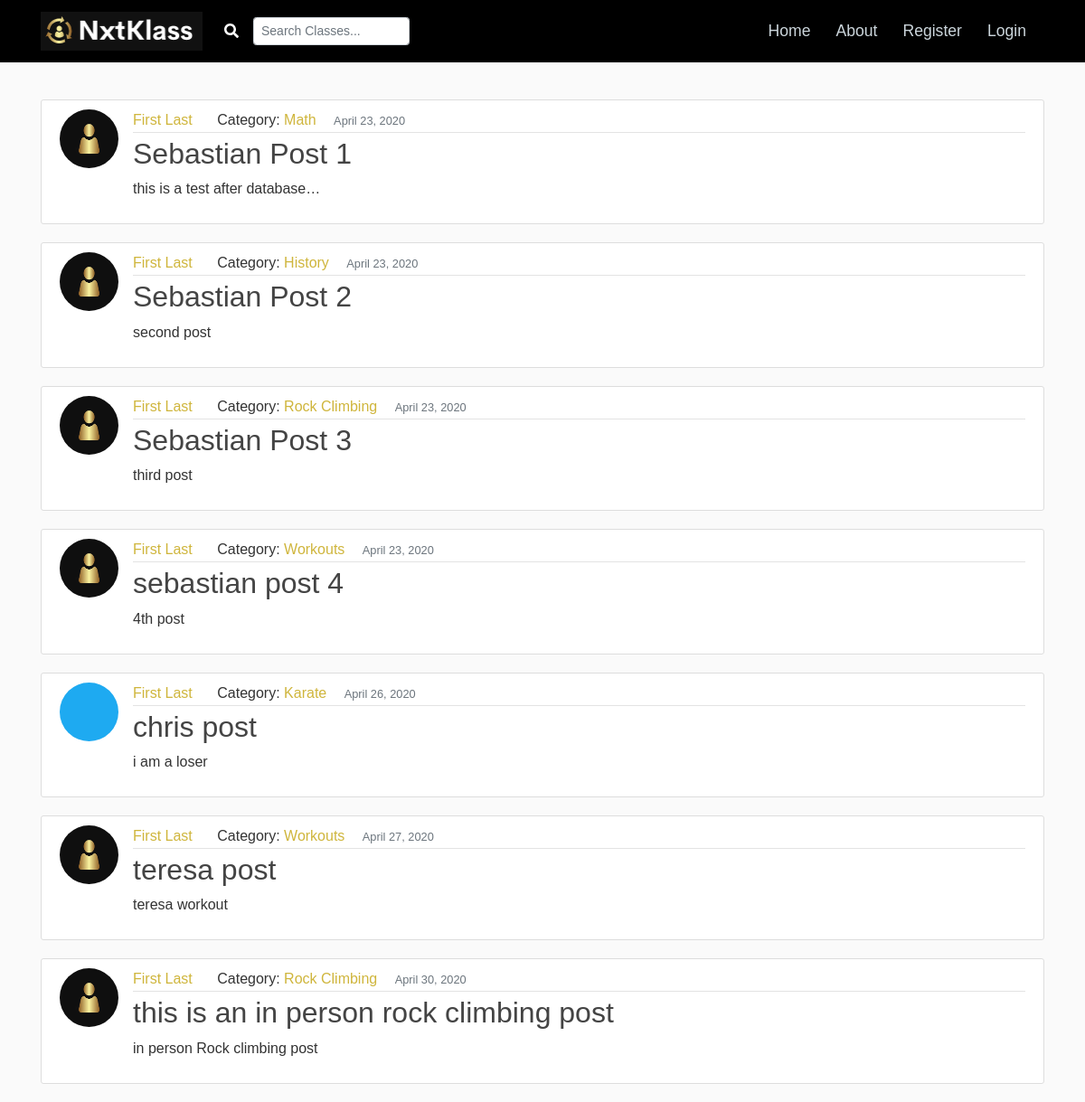
The app's page /, older data.
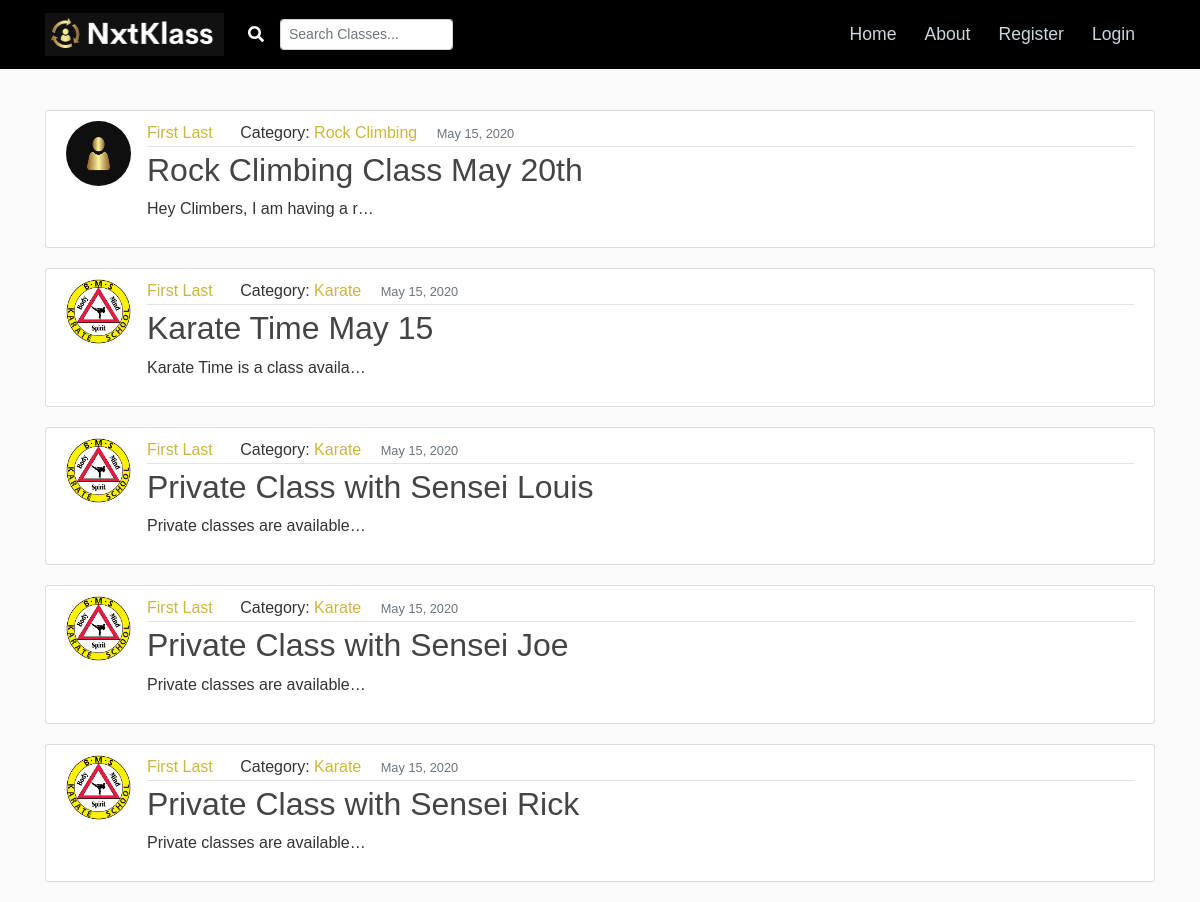
The same page, newer data.
### blog/models.py (models this page shows, shortened)
class Post(models.Model):
    title = models.CharField(max_length=100)
    content = models.TextField()
    date_posted = models.DateTimeField(default=timezone.now)
    author = models.ForeignKey(User, on_delete=models.CASCADE)
    author_profile = models.ForeignKey(Profile, null=True, default=None, on_delete=models.SET_DEFAULT)
    category = models.ForeignKey(Category, null=True, default=None, on_delete=models.SET_DEFAULT)
    is_purchase = models.BooleanField(default=False)
    type_of_class = models.ForeignKey(TypeOfClasses, null=True, default=None, on_delete=models.SET_DEFAULT)
    cost = models.DecimalField(max_digits=5, decimal_places=2, default=5.00, validators=[MinValueValidator(0.51)])
    initial_spots = models.PositiveIntegerField(default=1, validators=[MinValueValidator(1), MaxValueValidator(10)])
    spots_available = models.PositiveIntegerField(default=1, validators=[MinValueValidator(1), MaxValueValidator(10)])

class Category(models.Model):
    name = models.TextField()
    def __str__(self):
        return self.name

### users/models.py (models this page shows, shortened)
class Profile(models.Model):
    user = models.OneToOneField(User, on_delete=models.CASCADE)
    full_name = models.CharField(max_length=40, default='First Last')
    instagram_handle = models.TextField(default='')
    youtube_channel = models.TextField(default='')
    image = models.ImageField(default='default_logo.PNG', upload_to='profile_pics')
    short_description = models.CharField(max_length=100, default='Add a short description of yourself')
    description = models.TextField(default='Add a description of your Skills and what you can offer as classes')
    youtube_profile_link = models.TextField(default='')
    youtube_short_link = models.TextField(default='')

### blog/views.py (the view)
# urls.py: path('', PostListView.as_view(), name='blog-home'),
def home(request):
    context = {
        'posts': Post.objects.all()
    }
    return render(request, 'blog/home.html', context)

### blog/templates/blog/home.html (shortened to what this page needs)
{% extends "blog/base.html" %}
{% block content%}
    {% for post in posts %}
        <article class="media content-section">
          <img class="rounded-circle article-img" src="{{ post.author.profile.image.url }}">
          <div class="media-body">
            <div class="article-metadata">
              <a class="mr-2 userlink" href="{% url 'user-posts' post.author.username %}">{{ post.author_profile.full_name }}</a>
              <a class="spacing">Category: </a>
                <a class="post-category" href="{% url 'post-category' post.category %}">{{ post.category }}</a>
              <div class="spacing">
                <small class="text-muted">{{ post.date_posted|date:"F d, Y" }}</small>
              </div>
            </div>
            <h2><a class="article-title" href="{% url 'post-detail' post.id %}">{{ post.title }}</a></h2>
            <p class="article-content">{{ post.content|truncatechars:30 }}</p>
          </div>
        </article>
    {% endfor %}
{% endblock content %}

### blog/templates/blog/base.html (shortened to what this page needs)
{% load static %}
<!DOCTYPE html>
<html>
<head>
    <link rel="stylesheet" href="https://maxcdn.bootstrapcdn.com/bootstrap/4.0.0/css/bootstrap.min.css">
    <link rel="stylesheet" type="text/css" href="{% static 'css/main.css'%}?{% now 'U' %}/">
</head>
<body {% block data_in_body %}{% endblock %}>
    <header class="site-header">
      <nav class="navbar navbar-expand-md navbar-dark bg-steel fixed-top">
        <div class="container">
          <a class="navbar-brand mr-4" href="{% url 'blog-home' %}"><img class="logoformat" src="{% static 'logoimg/logo2.png' %}"></a>
          <div class="collapse navbar-collapse" id="navbarToggle">
            <div class="search-container">
              <form class="form-inline">
                <i class="fas fa-search" aria-hidden="true"></i>
                <input class="form-control form-control-sm ml-3 w-75"type="text" placeholder="Search Classes..."
                aria-label="Search">
              </form>
            </div>
            <div class="navbar-nav ml-auto">
              <a class="nav-item nav-link" href="{% url 'blog-home' %}">Home</a>
              <a class="nav-item nav-link" href="{% url 'blog-about' %}">About</a>
            </div>
            <div class="navbar-nav">
                {% if user.is_authenticated %}
                    <a class="nav-item nav-link" href="{% url 'post-create' %}">New Post</a>
                    <a class="nav-item nav-link" href="{% url 'profile' %}">Profile</a>
                    <a class="nav-item nav-link" href="{% url 'logout' %}">Logout</a>
                {% else %}
                    <a class="nav-item nav-link" href="{% url 'register' %}">Register</a>
                    <a class="nav-item nav-link" href="{% url 'login' %}">Login</a>
                {% endif %}
            </div>
          </div>
        </div>
      </nav>
    </header>
    <main role="main" class="container">
      <div class="row">
        <div class="col-md-12">
            {% block content %}{% endblock %}
        </div>
      </div>
    </main>
</body>
</html>

### blog/static/css/main.css (style rules this page uses)
body { background: #fafafa; color: #333333; margin-top: 5rem; padding-top: 30px; font-family: 'Poppins', sans-serif; }
h1, h2, h3, h4, h5, h6 { color: #444444; }
.bg-steel { background-color: #000000; }
.site-header .navbar-nav .nav-link { color: #cbd5db; padding-right: 20px; font-size: 1.1em !important; }
.logoformat { height: 43px; width: 179px; }
.fa-search { color: #ffffff; }
.search-container { padding-left: 0px; }
.content-section { background: #ffffff; padding: 10px 20px; border: 1px solid #dddddd; border-radius: 3px; margin-bottom: 20px; }
.article-title { color: #444444; }
.article-content { white-space: pre-line; }
.article-img { height: 65px; width: 65px; margin-right: 16px; }
.article-metadata { padding-bottom: 1px; margin-bottom: 4px; border-bottom: 1px solid #e3e3e3 }
.userlink { color: #CFB53B; }
.spacing { display:inline-block; margin-left: 15px; }
.post-category { color: #CFB53B; }

Row changes from the older to the newer data that the page shows:
removed Post: author.profile.image (placeholder picture), author_profile.full_name "First Last", category "Math", date_posted "April 23, 2020", title "Sebastian Post 1", content "this is a test after database…"
removed Post: author.profile.image (placeholder picture), author_profile.full_name "First Last", category "History", date_posted "April 23, 2020", title "Sebastian Post 2", content "second post"
removed Post: author.profile.image (placeholder picture), author_profile.full_name "First Last", category "Rock Climbing", date_posted "April 23, 2020", title "Sebastian Post 3", content "third post"
removed Post: author.profile.image (placeholder picture), author_profile.full_name "First Last", category "Workouts", date_posted "April 23, 2020", title "sebastian post 4", content "4th post"
removed Post: author.profile.image (placeholder picture), author_profile.full_name "First Last", category "Karate", date_posted "April 26, 2020", title "chris post", content "i am a loser"
removed Post: author.profile.image (placeholder picture), author_profile.full_name "First Last", category "Workouts", date_posted "April 27, 2020", title "teresa post", content "teresa workout"
removed Post: author.profile.image (placeholder picture), author_profile.full_name "First Last", category "Rock Climbing", date_posted "April 30, 2020", title "this is an in person rock climbing post", content "in person Rock climbing post"
added Post: author.profile.image (placeholder picture), author_profile.full_name "First Last", category "Rock Climbing", date_posted "May 15, 2020", title "Rock Climbing Class May 20th", content "Hey Climbers, I am having a r…"
added Post: author.profile.image (picture), author_profile.full_name "First Last", category "Karate", date_posted "May 15, 2020", title "Karate Time May 15", content "Karate Time is a class availa…"
added Post: author.profile.image (picture), author_profile.full_name "First Last", category "Karate", date_posted "May 15, 2020", title "Private Class with Sensei Louis", content "Private classes are available…"
added Post: author.profile.image (picture), author_profile.full_name "First Last", category "Karate", date_posted "May 15, 2020", title "Private Class with Sensei Joe", content "Private classes are available…"
added Post: author.profile.image (picture), author_profile.full_name "First Last", category "Karate", date_posted "May 15, 2020", title "Private Class with Sensei Rick", content "Private classes are available…"
